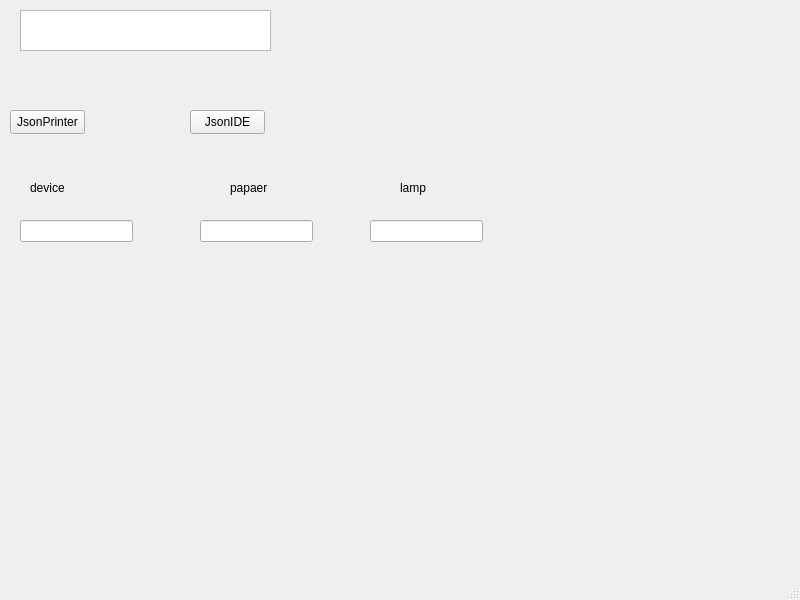
<?xml version="1.0" encoding="UTF-8"?>
<ui version="4.0">
 <class>MainWindow</class>
 <widget class="QMainWindow" name="MainWindow">
  <property name="geometry">
   <rect>
    <x>0</x>
    <y>0</y>
    <width>800</width>
    <height>600</height>
   </rect>
  </property>
  <property name="windowTitle">
   <string>MainWindow</string>
  </property>
  <widget class="QWidget" name="centralwidget">
   <widget class="QTextEdit" name="textEdit">
    <property name="geometry">
     <rect>
      <x>20</x>
      <y>10</y>
      <width>251</width>
      <height>41</height>
     </rect>
    </property>
   </widget>
   <widget class="QPushButton" name="btnprinter">
    <property name="geometry">
     <rect>
      <x>10</x>
      <y>110</y>
      <width>75</width>
      <height>24</height>
     </rect>
    </property>
    <property name="text">
     <string>JsonPrinter</string>
    </property>
   </widget>
   <widget class="QPushButton" name="btnIDE">
    <property name="geometry">
     <rect>
      <x>190</x>
      <y>110</y>
      <width>75</width>
      <height>24</height>
     </rect>
    </property>
    <property name="text">
     <string>JsonIDE</string>
    </property>
   </widget>
   <widget class="QLineEdit" name="leDevice">
    <property name="geometry">
     <rect>
      <x>20</x>
      <y>220</y>
      <width>113</width>
      <height>22</height>
     </rect>
    </property>
   </widget>
   <widget class="QLabel" name="label">
    <property name="geometry">
     <rect>
      <x>30</x>
      <y>180</y>
      <width>49</width>
      <height>16</height>
     </rect>
    </property>
    <property name="text">
     <string>device</string>
    </property>
   </widget>
   <widget class="QLabel" name="label_2">
    <property name="geometry">
     <rect>
      <x>230</x>
      <y>180</y>
      <width>49</width>
      <height>16</height>
     </rect>
    </property>
    <property name="text">
     <string>papaer</string>
    </property>
   </widget>
   <widget class="QLabel" name="label_3">
    <property name="geometry">
     <rect>
      <x>400</x>
      <y>180</y>
      <width>49</width>
      <height>16</height>
     </rect>
    </property>
    <property name="text">
     <string>lamp</string>
    </property>
   </widget>
   <widget class="QLineEdit" name="lePaper">
    <property name="geometry">
     <rect>
      <x>200</x>
      <y>220</y>
      <width>113</width>
      <height>22</height>
     </rect>
    </property>
   </widget>
   <widget class="QLineEdit" name="leLamp">
    <property name="geometry">
     <rect>
      <x>370</x>
      <y>220</y>
      <width>113</width>
      <height>22</height>
     </rect>
    </property>
   </widget>
  </widget>
  <widget class="QMenuBar" name="menubar">
   <property name="geometry">
    <rect>
     <x>0</x>
     <y>0</y>
     <width>800</width>
     <height>22</height>
    </rect>
   </property>
  </widget>
  <widget class="QStatusBar" name="statusbar"/>
 </widget>
 <resources/>
 <connections/>
</ui>
